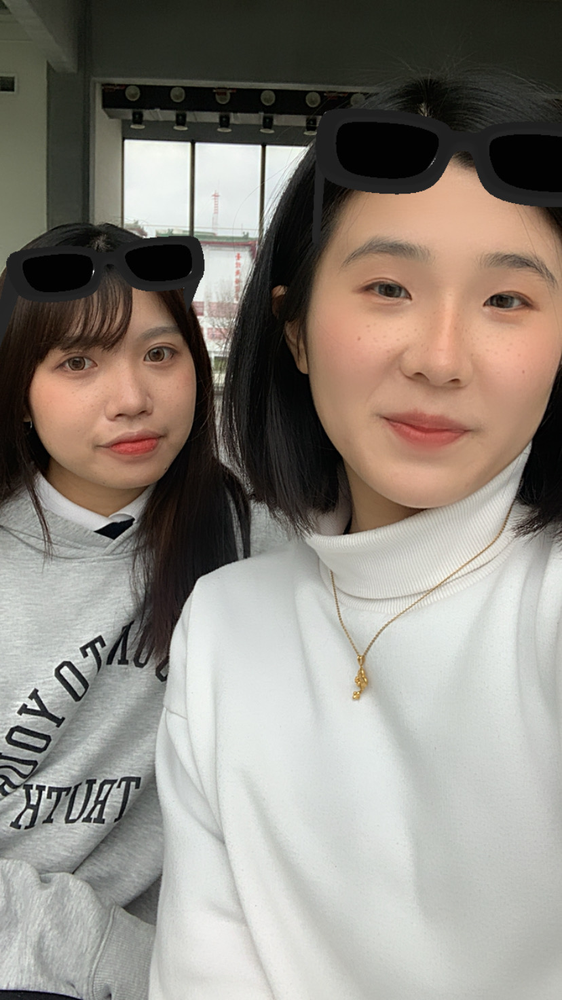
#> input picture face/myphoto.png, 562 x 1000 px, shrunk from 828 x 1472 before the run
$ python face2.py
#> lines starting #> are read from the running program, lines starting #| are printed output that depends on the picture; after the words box and inside, x2 and y2 are one past the last pixel; in counts of white or black regions, pixels touching at a corner belong together
import cv2
import numpy as np

def face_detection(filename):
    #第一步，创建Haar级联器
#> called with filename = './myphoto.png'
    facer = cv2.CascadeClassifier('./haarcascades/haarcascade_frontalface_default.xml')
    eye = cv2.CascadeClassifier('./haarcascades/haarcascade_eye.xml')
    mouth = cv2.CascadeClassifier('./haarcascades/haarcascade_mcs_mouth.xml')
    nose = cv2.CascadeClassifier('./haarcascades/haarcascade_mcs_nose.xml')

    #第二步，导入人脸识别的图片并将其灰度化
    #img = cv2.imread('./myphoto.png')
    img = cv2.imread(filename)
#> img is the input picture: shape (1000, 562, 3); mean B, G, R 125.5, 133.7, 140.1

    #第三步，进行人脸识别
    #[[x,y,w,h]]
    gray = cv2.cvtColor(img, cv2.COLOR_BGR2GRAY)
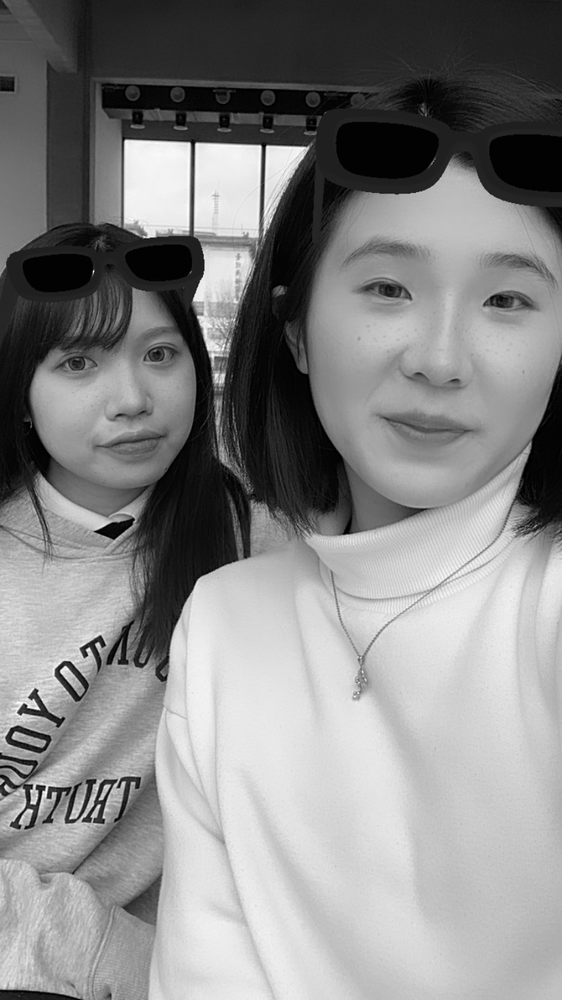
#> gray: shape (1000, 562); min 0, max 255, mean 134.7

    #检测出的人脸上再检测眼睛
    faces = facer.detectMultiScale(gray, 1.1, 3)
#> faces = [[18, 282, 209, 209], [270, 184, 292, 292]]
    i = 0
    j = 0
    for (x,y,w,h) in faces:
        cv2.rectangle(img, (x, y), (x+w, y+h), (0, 0, 255), 2)
        roi_img = img[y:y+h, x:x+w]
        eyes = eye.detectMultiScale(roi_img, 1.1, 3)
        for (x,y,w,h) in eyes:
            cv2.rectangle(roi_img, (x, y), (x+w, y+h), (0, 255, 0), 2)
            roi_eye=roi_img[y:y+h, x:x+w]
            eyename = 'eye' + str(j)
            j = j+1
            cv2.imshow(eyename, roi_eye)

        i = i+1
        winname = 'face' + str(i)
        cv2.imshow(winname, roi_img)
#> this loop made 2 passes
#> (eyes, i, winname) on passes 1 to 2: ([[114, 49, 49, 49], [36, 61, 43, 43]], 1, 'face1'), ([[197, 79, 74, 74], [78, 65, 78, 78]], 2, 'face2')
#> pass 1, in face_detection, `roi_img = img[y:y+h, x:x+w]`:
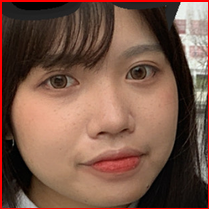
#> roi_img: shape (209, 209, 3); mean B, G, R 71.2, 86.2, 120.5
#> pass 1, in face_detection, `cv2.imshow(eyename, roi_eye)`:
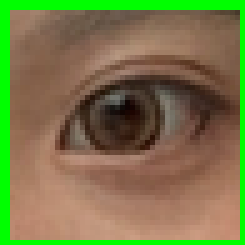
#> window 'eye0': shape (49, 49, 3) (shown 5 times larger); mean B, G, R 72.2, 120.1, 120.5
#> pass 1, in face_detection, `cv2.imshow(eyename, roi_eye)`:
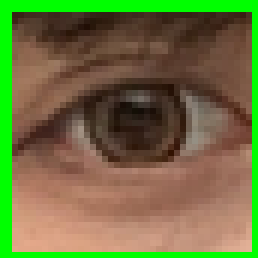
#> window 'eye1': shape (43, 43, 3) (shown 6 times larger); mean B, G, R 63.4, 113.5, 110.3
#> pass 1, in face_detection, `cv2.imshow(winname, roi_img)`:
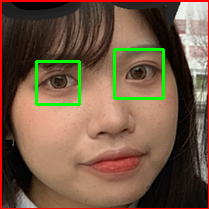
#> window 'face1': shape (209, 209, 3); mean B, G, R 68.9, 89.8, 116.7
#> after the loop:
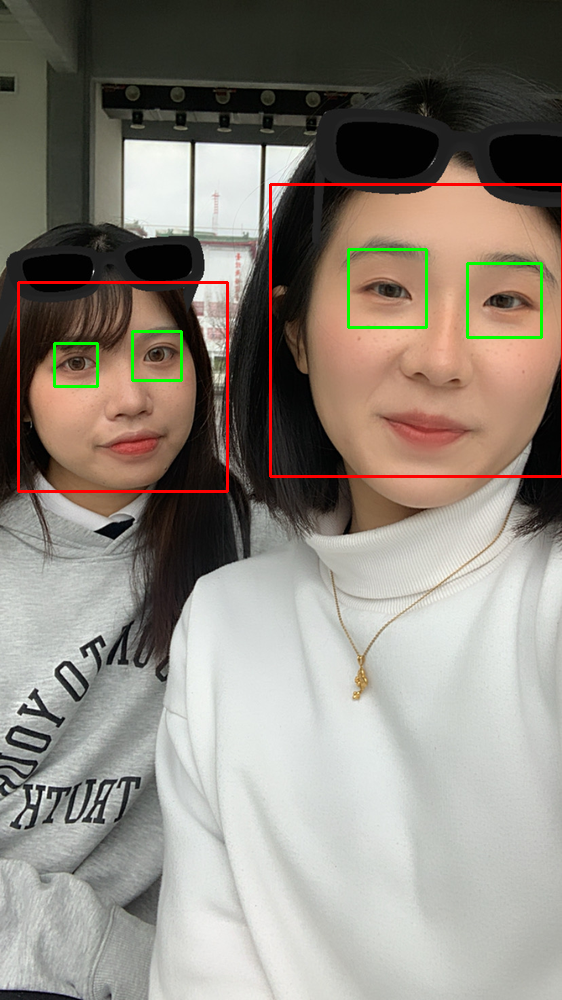
#> img: shape (1000, 562, 3); 1.48% of pixels changed, all inside (x1, y1, x2, y2) = (17, 183, 562, 493)
#> after the loop:
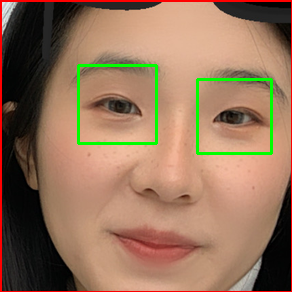
#> roi_img: shape (292, 292, 3); mean B, G, R 90.2, 115.4, 148.9
#> after the loop, i = 2; j = 4


    # [7 lines of commented-out code are left out]

    cv2.imshow('img', img)

    cv2.waitKey()

face_detection("./myphoto.png")
